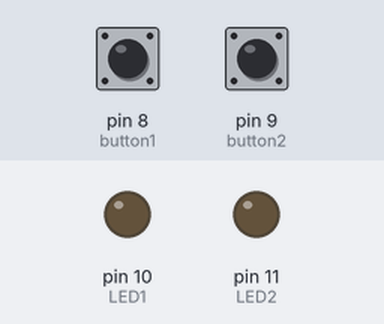
This sketch was run on a simulated Arduino Uno, built with avr-gcc and run on an emulated ATmega328P. Parts: output pins drawn as LEDs (lit = HIGH). Dashed ring = blinking. The inputs (shaded band) are chosen by the test bench; at power-on: pin 8 (button1) LOW, pin 9 (button2) LOW.

Above: at 1.2 s.
1.3 s: pin 8 (button1) pulled HIGH for 3.2 s
At 2.2 s:
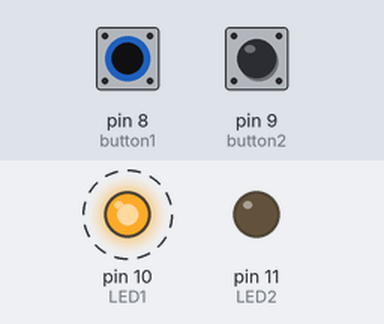
6.3 s: pin 9 (button2) pulled HIGH for 0.15 s
At 6.47 s:
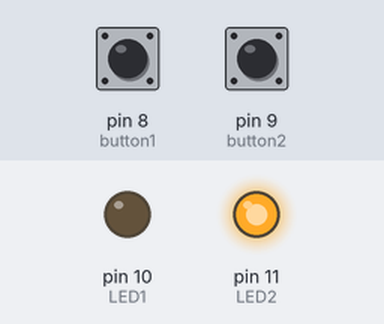
8.1 s: pin 9 (button2) pulled HIGH for 3.2 s
At 11.8 s:
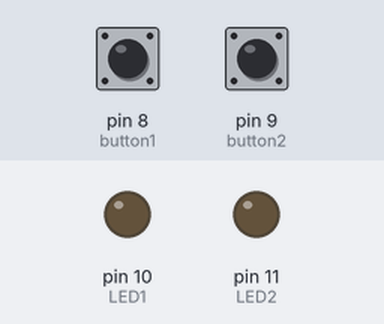
12.8 s: pin 8 (button1) pulled HIGH for 0.15 s
At 13.7 s:
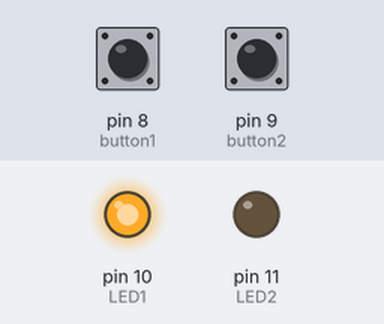
14.7 s: pin 9 (button2) pulled HIGH for 1 s
At 15.5 s:
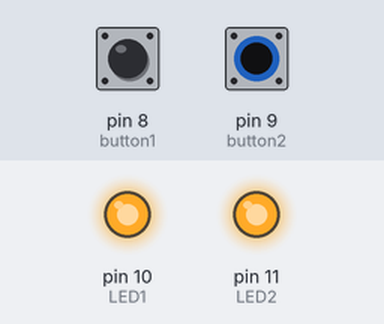
Timing chart, 0 to 17.7 s (numbered marks = the images above; inputs shaded):
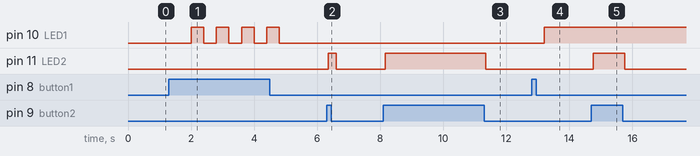

Measured:
- after the input at 1.3 s, pin 10 (LED1): alternates HIGH for 0.40 s and LOW for 0.40 s, 8 changes in all, then stays LOW, starting after 0.70 s
- after the input at 6.3 s, pin 11 (LED2): LOW → HIGH after 0.05 s, → LOW 0.25 s later
- after the input at 8.1 s, pin 11 (LED2): LOW → HIGH after 0.05 s, → LOW 3.2 s later
- after the input at 12.8 s, pin 10 (LED1): LOW → HIGH after 0.40 s
- after the input at 14.7 s, pin 11 (LED2): LOW → HIGH after 0.06 s, → LOW 1.0 s later

The sketch:

ParallelPeriodicRegion.ino
```cpp
//Wiring code generated from an ArduinoML model
// Application name: ParallelPeriodicButtons

long debounce = 200;


enum STATE_toggleMachine {led1Off_toggleMachine, led1On_toggleMachine};
STATE_toggleMachine currentState_toggleMachine = led1Off_toggleMachine;
unsigned long lastRun_toggleMachine = 0;


enum STATE_pushMachine {led2Off_pushMachine, led2On_pushMachine};
STATE_pushMachine currentState_pushMachine = led2Off_pushMachine;
unsigned long lastRun_pushMachine = 0;


bool button1BounceGuard = false;
long button1LastDebounceTime = 0;


bool button2BounceGuard = false;
long button2LastDebounceTime = 0;


	void setup(){
		pinMode(10, OUTPUT); // LED1 [Actuator]
		pinMode(11, OUTPUT); // LED2 [Actuator]
		pinMode(8, INPUT); // button1 [Sensor]
		pinMode(9, INPUT); // button2 [Sensor]
	}
	void loop() {
		unsigned long currentMillis = millis();


        if (currentMillis - lastRun_toggleMachine >= 400) {
            lastRun_toggleMachine = currentMillis;
            switch(currentState_toggleMachine) {

				case led1Off_toggleMachine:
					digitalWrite(10,LOW);
					if( (digitalRead(8) == HIGH) && (millis() - button1LastDebounceTime > debounce) ) {
						button1LastDebounceTime = millis();
						currentState_toggleMachine = led1On_toggleMachine;
					}break;
				case led1On_toggleMachine:
					digitalWrite(10,HIGH);
					if( (digitalRead(8) == HIGH) && (millis() - button1LastDebounceTime > debounce) ) {
						button1LastDebounceTime = millis();
						currentState_toggleMachine = led1Off_toggleMachine;
					}break;
			}
		}


        if (currentMillis - lastRun_pushMachine >= 50) {
            lastRun_pushMachine = currentMillis;
            switch(currentState_pushMachine) {

				case led2Off_pushMachine:
					digitalWrite(11,LOW);
					if( (digitalRead(9) == HIGH) && (millis() - button2LastDebounceTime > debounce) ) {
						button2LastDebounceTime = millis();
						currentState_pushMachine = led2On_pushMachine;
					}break;
				case led2On_pushMachine:
					digitalWrite(11,HIGH);
					if( (digitalRead(9) == LOW) && (millis() - button2LastDebounceTime > debounce) ) {
						button2LastDebounceTime = millis();
						currentState_pushMachine = led2Off_pushMachine;
					}break;
			}
		}


	}
```
